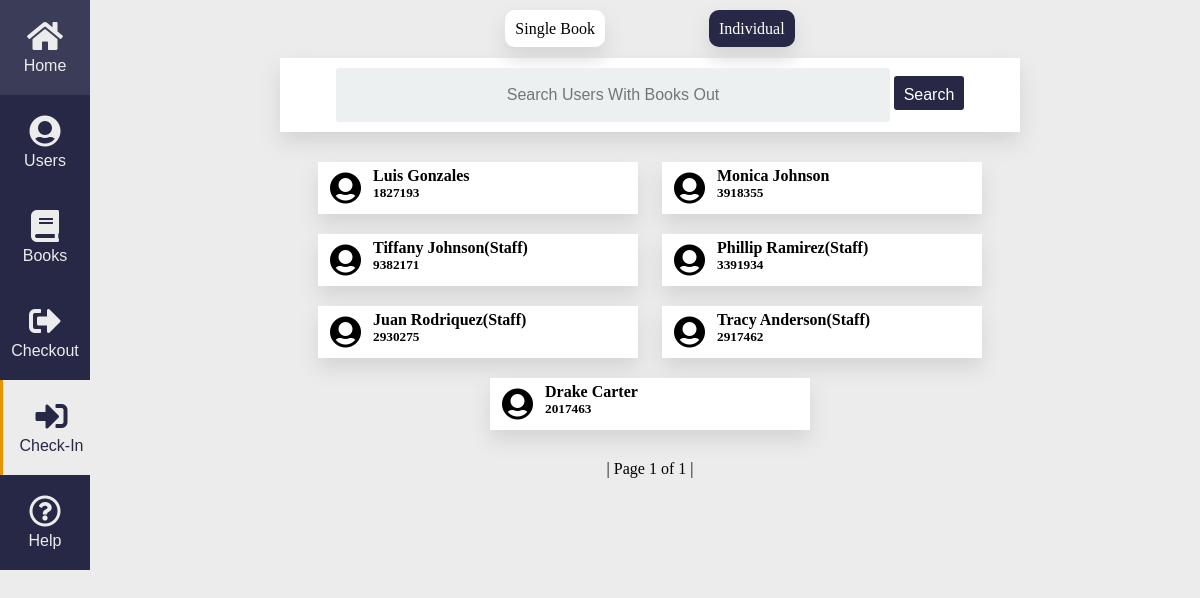
The app's page /checkin/individual/ with its own data.
### Database/models.py (models this page shows, shortened)
class Person(models.Model):
    class Meta:
        verbose_name_plural = 'People'
    choices = (
        ('Student', 'Student'),
        ('Staff', 'Staff')
    )
    first_name = models.CharField(max_length=20)
    last_name = models.CharField(max_length=50)
    full_name = models.CharField(max_length=90, blank=True, null=True)
    status = models.CharField(max_length=10, choices=choices)
    books_allowed = models.PositiveSmallIntegerField(validators=[MinValueValidator(1)])
    id_number = models.CharField(max_length=10, unique=True)
    books_out = models.PositiveSmallIntegerField(default=0, blank=True)
    day_limit = models.PositiveSmallIntegerField(validators=[MinValueValidator(1)])

### Checkin_Book/views.py (the view, shortened to what this page needs)
# urls.py: url(r'^checkin/individual/$', CheckinViews.checkin_by_user, name="checkin-user-search"),
def checkin_by_user(request):
    users = Person.objects.exclude(books_out=0)
    query = request.GET.get('q')
    paginator = Paginator(users, 10)
    page_var = 'page'
    page = request.GET.get(page_var)
    try:
        queryset = paginator.page(page)
    except PageNotAnInteger:
        queryset = paginator.page(1)
    return render(request, 'active_template/checkinThroughUser.html', {'users': queryset, 'page_var': page_var, 'Checkin': 'active'})

### templates/active_template/checkinThroughUser.html (shortened to what this page needs)
{% extends 'active_template/base.html' %} {% load static %} {% block content %}
    <div id="checkin-options">
      <a class="checkin-type" href="{% url 'checkin' %}">Single Book</a>
      <a id="type" class="checkin-type">Individual</a>
    </div>
    <div id="CRUD">
      <div id="CRUD-search">
        <form method="GET" action="">
          <input id="search-field" type="text" name="q" placeholder="Search Users With Books Out" value="{{request.GET.q}}"/>
          <input id="submit" type="submit" value="Search" />
        </form>
      </div>
      <div id="CRUD-body">{% for user in users %}
        <a style="width: 320px;" href="{% url 'checkin-user' pk=user.pk %}">
          <div class="user-list">
            <div class="icon"><i class="fas fa-user-circle"></i></div>
            <div class="user-basic-info">{% if user.status == "Staff" %}
              <h4>{{user.first_name}} {{user.last_name}}(Staff)</h4>{% else %}
              <h4>{{user.first_name}} {{user.last_name}}</h4>{% endif %}
              <h5>{{user.id_number}}</h5>
            </div>
          </div>
        </a>{% endfor %}
      </div>
      <div class="space"></div>
      <div style="text-align: center;" class="pagination">
        <span class="page-links">
          <span class="Current">
            | Page {{users.number}} of {{users.paginator.num_pages}} |
          </span> {% if user.has_next %}<a style="color:black" href="?{{page_var}}={{user.next_page_number}}{% if request.GET.q %}&q={{request.GET.q}}{% endif %}">Next</a>{% endif %}
        </span>
      </div>
      <div class="space"></div>
    </div>
{% endblock content %}

### static/css/default_css/register_book.css (style rules this page uses)
.title, .Info, input, select { text-align: center; }
.btn, input, select { font-size: 16px; width: 250px; }
input, select { background-color: #ECF0F1; border: 2px solid transparent; border-radius: 3px; font-weight: 200; padding: 10px 0; transition: border .5s; }

### static/css/default_css/main.css (style rules this page uses)
* { padding: 0; margin: 0; }
body, .active, #side, .middle { background-color: #ececec; }
i, .space, .space-content, .top, .body { width: 100% }
a, .active { text-decoration: none; width: 100px; color: #ececec; text-align: center; }
i { font-size: 2em; }
.space { height: 20px; }

### static/css/default_css/CRUD.css (style rules this page uses)
#CRUD { width: 740px; margin: auto; }
#CRUD-search { text-align: center; background-color: white; margin-bottom: 20px; box-shadow: 0px 10px 20px #d4d4d4; }
#CRUD-search form { padding: 10px; }
#search-field { height: 30px; width: 550px; }
#submit { background-color: #262846; color: white; width: 70px; height: 34px; border: none; box-shadow: none; }
#CRUD-body { position: relative; text-align: center; }
#CRUD-body a { color: black; margin: 10px; display: inline-block; width: 200px; }
.user-list { width: 320px; background-color: white; box-shadow: 0px 10px 20px #d4d4d4; display: inline-block; }
.icon { width: 35px; float: left; padding: 10px; }
.user-basic-info { text-align: left; padding-top: 5px; }
#checkin-options { padding: 20px; text-align: center; }
.checkin-type { color: black; background-color: white; border-radius: 10px; box-shadow: 0px 10px 20px #d4d4d4; padding: 10px; margin: 50px; }
#type { background-color: #262846; color: white; }

### records on screen
Person: first_name "Luis", last_name "Gonzales", id_number "1827193"
Person: first_name "Monica", last_name "Johnson", id_number "3918355"
Person: first_name "Tiffany", last_name "Johnson", id_number "9382171"
Person: first_name "Phillip", last_name "Ramirez", id_number "3391934"
Person: first_name "Juan", last_name "Rodriquez", id_number "2930275"
Person: first_name "Tracy", last_name "Anderson", id_number "2917462"
Person: first_name "Drake", last_name "Carter", id_number "2017463"

### other values on screen
{{ users.number }} "1"
{{ users.paginator.num_pages }} "1"
